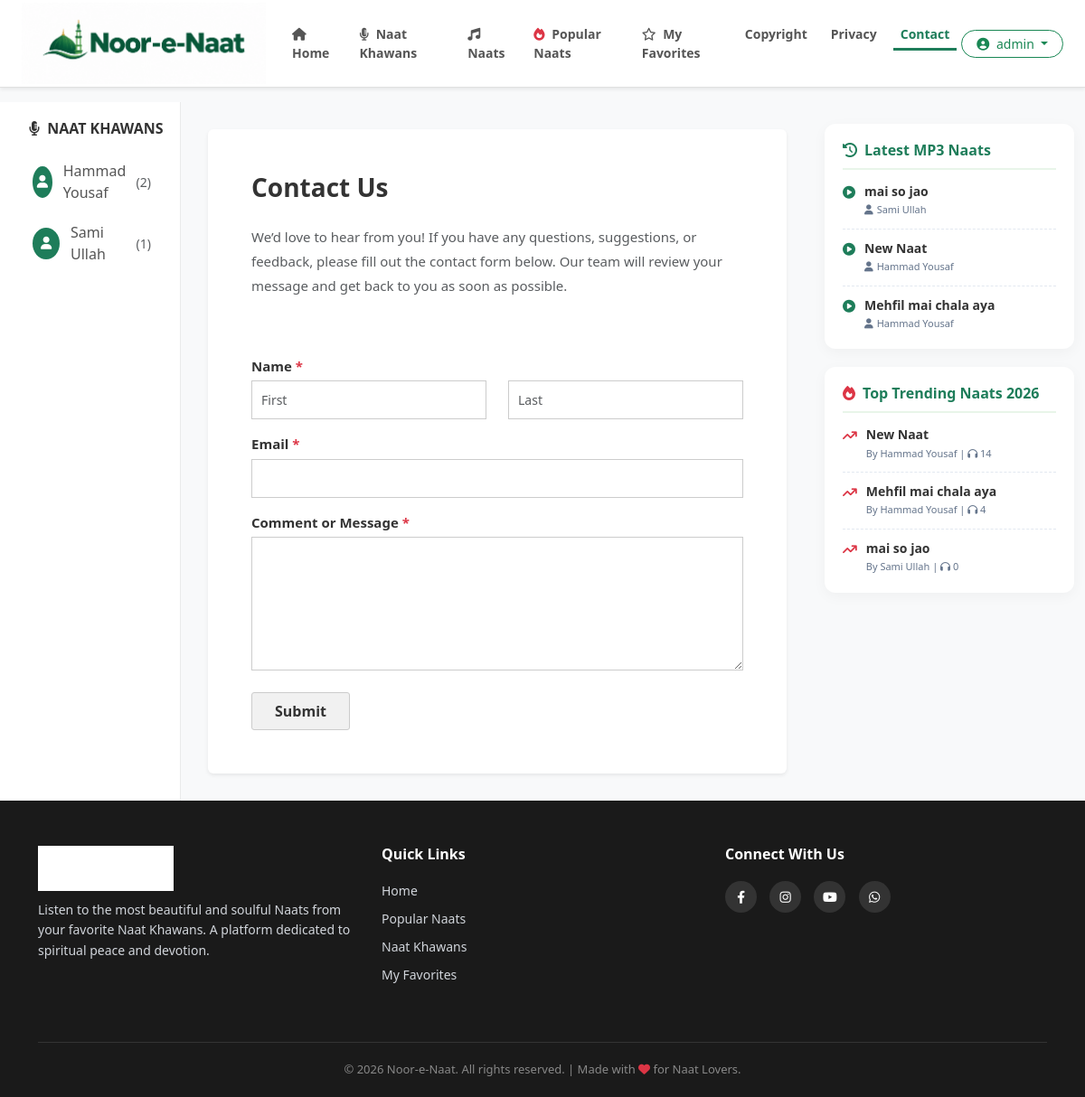
The page /contact/ (signed in) on the database its author committed.
### naat_app/models.py (models this page shows, shortened)
class NaatKhawan(models.Model):
    name = models.CharField(max_length=200)
    image = models.ImageField(upload_to='naat_khawan/', blank=True, null=True)

class PageContent(models.Model):
    PAGE_CHOICES = [
        ('privacy', 'Privacy Policy'),
        ('copyright', 'Copyright Policy'),
        ('contact', 'Contact Us'),
    ]
    page_name = models.CharField(max_length=20, choices=PAGE_CHOICES, unique=True)
    title = models.CharField(max_length=200, help_text="Page ka heading")
    content = models.TextField(help_text="Page ka poora content yahan likhein")

class Naat(models.Model):
    title = models.CharField(max_length=200)
    naat_khawan = models.ForeignKey(NaatKhawan, on_delete=models.CASCADE, related_name='naats')
    audio_file = models.FileField(upload_to='naats/')
    uploaded_at = models.DateTimeField(auto_now_add=True)
    is_live = models.BooleanField(default=True)
    is_popular = models.BooleanField(default=False)
    views = models.IntegerField(default=0, help_text="Kitni dafa suni gayi")

### naat_app/views.py (the view, shortened to what this page needs)
# urls.py: path('contact/', views.contact_page, name='contact_page'),
def contact_page(request):
    khawans = NaatKhawan.objects.all()
    for k in khawans:
        k.naat_count = Naat.objects.filter(naat_khawan=k, is_live=True).count()
    latest_naats = Naat.objects.filter(is_live=True).order_by('-uploaded_at')[:10]
    trending_naats = Naat.objects.filter(is_live=True).order_by('-views')[:10]
    page_data = PageContent.objects.filter(page_name='contact').first()
    context = {'khawans': khawans, 'latest_naats': latest_naats, 'trending_naats': trending_naats, 'page_data': page_data}
    return render(request, 'pages/contact.html', context)

### naat_app/templates/pages/contact.html (shortened to what this page needs)
{% extends 'base.html' %}
{% block content %}
<div class="container-fluid mt-3">
    <div class="row">
        <div class="col-md-3 col-lg-2 sidebar d-none d-md-block">
            <h5><i class="fa-solid fa-microphone-lines me-1"></i> Naat Khawans</h5>
            {% for khawan in khawans %}
                <a href="{% url 'khawan_profile' khawan.id %}" class="khawan-link">
                    {% if khawan.image %}<img src="{{ khawan.image.url }}" class="artist-img-sidebar" alt="{{ khawan.name }}">{% else %}<div class="artist-placeholder-sidebar"><i class="fa-solid fa-user"></i></div>{% endif %}
                    {{ khawan.name }} <span class="ms-1 text-muted small">({{ khawan.naat_count }})</span>
                </a>
            {% endfor %}
        </div>
        <div class="col-12 col-md-6 col-lg-7 main-content">
            <div class="card p-4 p-md-5 shadow-sm border-0">
                <h2 class="fw-bold mb-4" style="color: #333; font-size: 28px;">
                    {% if page_data %}{{ page_data.title }}{% else %}Contact Us{% endif %}
                </h2>
                {% if page_data %}
                    <div class="mb-4 text-muted" style="font-size: 15px; line-height: 1.8;">
                        {{ page_data.content|safe|linebreaks }}
                    </div>
                {% endif %}
                <form method="POST" class="contact-form mt-4">
                    <div class="mb-3">
                        <label>Name <span class="required-star">*</span></label>
                        <div class="row">
                            <div class="col-md-6 mb-2 mb-md-0">
                                <input type="text" name="first_name" class="form-control" placeholder="First" required>
                            </div>
                            <div class="col-md-6">
                                <input type="text" name="last_name" class="form-control" placeholder="Last" required>
                            </div>
                        </div>
                    </div>
                    <div class="mb-3">
                        <label>Email <span class="required-star">*</span></label>
                        <input type="email" name="email" class="form-control" required>
                    </div>
                    <div class="mb-4">
                        <label>Comment or Message <span class="required-star">*</span></label>
                        <textarea name="message" class="form-control" rows="6" required></textarea>
                    </div>
                    <button type="submit" class="btn btn-submit">Submit</button>
                </form>
            </div>
        </div>
        <div class="col-md-3 col-lg-3 d-none d-md-block mt-4">
            <div class="right-widget">
                <h5><i class="fa-solid fa-clock-rotate-left me-2"></i>Latest MP3 Naats</h5>
                {% for l_naat in latest_naats %}
                <div class="widget-item">
                    <i class="fa-solid fa-circle-play widget-icon"></i>
                    <div class="widget-text">
                        <a href="{% url 'naat_detail' l_naat.id %}">{{ l_naat.title }}</a>
                        <small><i class="fa-solid fa-user me-1"></i>{{ l_naat.naat_khawan.name }}</small>
                    </div>
                </div>
                {% endfor %}
            </div>
            <div class="right-widget">
                <h5><i class="fa-solid fa-fire text-danger me-2"></i>Top Trending Naats 2026</h5>
                {% for t_naat in trending_naats %}
                <div class="widget-item">
                    <i class="fa-solid fa-arrow-trend-up text-danger widget-icon"></i>
                    <div class="widget-text">
                        <a href="{% url 'naat_detail' t_naat.id %}">{{ t_naat.title }}</a>
                        <small>By {{ t_naat.naat_khawan.name }} | <i class="fa-solid fa-headphones"></i> {{ t_naat.views }}</small>
                    </div>
                </div>
                {% endfor %}
            </div>
        </div>
    </div>
</div>
{% endblock %}

### naat_app/templates/base.html (shortened to what this page needs)
{% load static %}
<!DOCTYPE html>
<html lang="en">
<head>
    <link href="https://cdn.jsdelivr.net/npm/bootstrap@5.3.0/dist/css/bootstrap.min.css" rel="stylesheet">
    <link rel="stylesheet" href="https://cdnjs.cloudflare.com/ajax/libs/font-awesome/6.4.0/css/all.min.css">
</head>
<body>
    <nav class="navbar navbar-expand-lg sticky-top shadow-sm">
        <div class="container-fluid px-4">
            <a class="navbar-brand d-flex align-items-center" href="/">
                <img src="{% static 'images/logo.png' %}" alt="Noor-e-Naat Logo">
            </a>
            <div class="collapse navbar-collapse" id="navbarNav">
                <ul class="navbar-nav mx-auto">
                    <li class="nav-item">
                        <a class="nav-link {% if request.resolver_match.url_name == 'home' %}active{% endif %}" href="{% url 'home' %}">
                            <i class="fa-solid fa-house me-1"></i> Home
                        </a>
                    </li>
                    <li class="nav-item">
                        <a class="nav-link {% if request.resolver_match.url_name == 'all_naat_khawans' or request.resolver_match.url_name == 'khawan_profile' %}active{% endif %}" href="{% url 'all_naat_khawans' %}">
                            <i class="fa-solid fa-microphone-lines me-1"></i> Naat Khawans
                        </a>
                    </li>
                    <li class="nav-item">
                        <a class="nav-link {% if request.resolver_match.url_name == 'all_naats' %}active{% endif %}" href="{% url 'all_naats' %}">
                            <i class="fa-solid fa-music me-1"></i> Naats
                        </a>
                    </li>
                    <li class="nav-item">
                        <a class="nav-link {% if request.resolver_match.url_name == 'popular_naats' %}active{% endif %}" href="{% url 'popular_naats' %}">
                            <i class="fa-solid fa-fire text-danger me-1"></i> Popular Naats
                        </a>
                    </li>
                    {% if user.is_authenticated %}
                    <li class="nav-item">
                        <a class="nav-link {% if request.resolver_match.url_name == 'my_favorites' %}active{% endif %}" href="{% url 'my_favorites' %}">
                            <i class="fa-regular fa-star me-1"></i> My Favorites
                        </a>
                    </li>
                    {% endif %}
                    <li class="nav-item">
                        <a class="nav-link {% if request.resolver_match.url_name == 'copyright_page' %}active{% endif %}" href="{% url 'copyright_page' %}">Copyright</a>
                    </li>
                    <li class="nav-item">
                        <a class="nav-link {% if request.resolver_match.url_name == 'privacy_page' %}active{% endif %}" href="{% url 'privacy_page' %}">Privacy</a>
                    </li>
                    <li class="nav-item">
                        <a class="nav-link {% if request.resolver_match.url_name == 'contact_page' %}active{% endif %}" href="{% url 'contact_page' %}">Contact</a>
                    </li>
                </ul>
                <div class="d-flex align-items-center gap-2 mt-3 mt-lg-0">
                    {% if user.is_authenticated %}
                        <div class="dropdown">
                            <button class="btn btn-outline-success btn-sm rounded-pill px-3 dropdown-toggle w-100" type="button" data-bs-toggle="dropdown">
                                <i class="fa-solid fa-user-circle me-1"></i> {{ user.username }}
                            </button>
                        </div>
                    {% else %}
                        <a href="{% url 'login' %}" class="btn btn-outline-dark btn-sm rounded-pill px-3 w-100">Login</a>
                        <a href="{% url 'register' %}" class="btn btn-success btn-sm rounded-pill px-3 w-100">Register</a>
                    {% endif %}
                </div>
            </div>
        </div>
    </nav>
    <div class="content-wrapper">
        {% block content %}{% endblock %}
    </div>
    <footer class="footer">
        <div class="container">
            <div class="row">
                <div class="col-md-4 mb-4 text-center text-md-start">
                    <img src="{% static 'images/logo.png' %}" alt="Noor-e-Naat" style="height: 50px; margin-bottom: 10px; filter: brightness(0) invert(1);">
                    <p style="font-size: 14px; line-height: 1.6;">Listen to the most beautiful and soulful Naats from your favorite Naat Khawans. A platform dedicated to spiritual peace and devotion.</p>
                </div>
                <div class="col-md-4 mb-4 text-center text-md-start">
                    <h5>Quick Links</h5>
                    <a href="{% url 'home' %}">Home</a>
                    <a href="{% url 'popular_naats' %}">Popular Naats</a>
                    <a href="{% url 'all_naat_khawans' %}">Naat Khawans</a>
                    {% if user.is_authenticated %}
                    <a href="{% url 'my_favorites' %}">My Favorites</a>
                    {% endif %}
                </div>
                <div class="col-md-4 mb-4 text-center text-md-start">
                    <h5>Connect With Us</h5>
                    <div class="social-icons mt-2">
                        <a href="#"><i class="fa-brands fa-facebook-f"></i></a>
                        <a href="#"><i class="fa-brands fa-instagram"></i></a>
                        <a href="#"><i class="fa-brands fa-youtube"></i></a>
                        <a href="#"><i class="fa-brands fa-whatsapp"></i></a>
                    </div>
                </div>
            </div>
            <div class="footer-bottom">
                &copy; 2026 Noor-e-Naat. All rights reserved. | Made with <i class="fa-solid fa-heart text-danger"></i> for Naat Lovers.
            </div>
        </div>
    </footer>
</body>
</html>

### rows shown on the page
NaatKhawan: name "Hammad Yousaf", naat_count "2"
NaatKhawan: name "Sami Ullah", naat_count "1"
PageContent: title "Contact Us", content "We’d love to hear from you! If you have any questions, suggestions, or feedback, please fill out the contact form below. Our team will review your message and get back to you as soon as possible."
Naat: title "mai so jao", naat_khawan.name "Sami Ullah", views "0"
Naat: title "New Naat", naat_khawan.name "Hammad Yousaf", views "14"
Naat: title "Mehfil mai chala aya", naat_khawan.name "Hammad Yousaf", views "4"

### other values the page prints
{{ user.username }} "admin"
